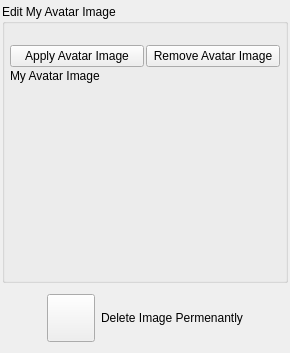
<?xml version="1.0" encoding="UTF-8"?>
<ui version="4.0">
 <class>AppletEditAvatarImageUi</class>
 <widget class="QWidget" name="AppletEditAvatarImageUi">
  <property name="geometry">
   <rect>
    <x>0</x>
    <y>0</y>
    <width>290</width>
    <height>353</height>
   </rect>
  </property>
  <property name="windowTitle">
   <string>Edit My Avatar Imae</string>
  </property>
  <layout class="QVBoxLayout" name="verticalLayout">
   <property name="spacing">
    <number>2</number>
   </property>
   <property name="leftMargin">
    <number>2</number>
   </property>
   <property name="topMargin">
    <number>2</number>
   </property>
   <property name="rightMargin">
    <number>2</number>
   </property>
   <property name="bottomMargin">
    <number>2</number>
   </property>
   <item>
    <widget class="ServiceSettingsWidget" name="m_ServiceSettingsWidget" native="true">
     <property name="sizePolicy">
      <sizepolicy hsizetype="Expanding" vsizetype="Preferred">
       <horstretch>0</horstretch>
       <verstretch>0</verstretch>
      </sizepolicy>
     </property>
    </widget>
   </item>
   <item>
    <widget class="QGroupBox" name="m_AvatarImageGroupBox">
     <property name="sizePolicy">
      <sizepolicy hsizetype="Expanding" vsizetype="Preferred">
       <horstretch>0</horstretch>
       <verstretch>0</verstretch>
      </sizepolicy>
     </property>
     <property name="title">
      <string>Edit My Avatar Image</string>
     </property>
     <layout class="QVBoxLayout" name="verticalLayout_2">
      <property name="spacing">
       <number>2</number>
      </property>
      <property name="leftMargin">
       <number>5</number>
      </property>
      <property name="topMargin">
       <number>5</number>
      </property>
      <property name="rightMargin">
       <number>5</number>
      </property>
      <property name="bottomMargin">
       <number>5</number>
      </property>
      <item>
       <widget class="QLabel" name="m_StatusLabel">
        <property name="enabled">
         <bool>true</bool>
        </property>
        <property name="text">
         <string notr="true"/>
        </property>
       </widget>
      </item>
      <item>
       <layout class="QHBoxLayout" name="horizontalLayout">
        <item>
         <widget class="QPushButton" name="m_ApplyAvatarButton">
          <property name="text">
           <string>Apply Avatar Image</string>
          </property>
         </widget>
        </item>
        <item>
         <widget class="QPushButton" name="m_RemoveAvatarButton">
          <property name="text">
           <string>Remove Avatar Image</string>
          </property>
         </widget>
        </item>
       </layout>
      </item>
      <item>
       <widget class="QLabel" name="m_PictureOfMeLabel">
        <property name="text">
         <string>My Avatar Image</string>
        </property>
       </widget>
      </item>
      <item>
       <widget class="ThumbnailEditWidget" name="m_ThumbnailEditWidget" native="true">
        <property name="sizePolicy">
         <sizepolicy hsizetype="Preferred" vsizetype="Expanding">
          <horstretch>0</horstretch>
          <verstretch>0</verstretch>
         </sizepolicy>
        </property>
       </widget>
      </item>
     </layout>
    </widget>
   </item>
   <item>
    <widget class="QFrame" name="m_DeleteFrame">
     <layout class="QHBoxLayout" name="horizontalLayout_2">
      <item>
       <spacer name="horizontalSpacer">
        <property name="orientation">
         <enum>Qt::Orientation::Horizontal</enum>
        </property>
        <property name="sizeHint" stdset="0">
         <size>
          <width>40</width>
          <height>20</height>
         </size>
        </property>
       </spacer>
      </item>
      <item>
       <widget class="VxPushButton" name="m_ShredButton">
        <property name="sizePolicy">
         <sizepolicy hsizetype="Fixed" vsizetype="Fixed">
          <horstretch>0</horstretch>
          <verstretch>0</verstretch>
         </sizepolicy>
        </property>
        <property name="minimumSize">
         <size>
          <width>48</width>
          <height>48</height>
         </size>
        </property>
        <property name="maximumSize">
         <size>
          <width>48</width>
          <height>48</height>
         </size>
        </property>
        <property name="text">
         <string notr="true"/>
        </property>
       </widget>
      </item>
      <item>
       <widget class="QLabel" name="label">
        <property name="text">
         <string>Delete Image Permenantly</string>
        </property>
       </widget>
      </item>
      <item>
       <spacer name="horizontalSpacer_2">
        <property name="orientation">
         <enum>Qt::Orientation::Horizontal</enum>
        </property>
        <property name="sizeHint" stdset="0">
         <size>
          <width>40</width>
          <height>20</height>
         </size>
        </property>
       </spacer>
      </item>
     </layout>
    </widget>
   </item>
  </layout>
 </widget>
 <customwidgets>
  <customwidget>
   <class>ServiceSettingsWidget</class>
   <extends>QWidget</extends>
   <header>ServiceSettingsWidget.h</header>
   <container>1</container>
  </customwidget>
  <customwidget>
   <class>ThumbnailEditWidget</class>
   <extends>QWidget</extends>
   <header>ThumbnailEditWidget.h</header>
   <container>1</container>
  </customwidget>
  <customwidget>
   <class>VxPushButton</class>
   <extends>QPushButton</extends>
   <header>VxPushButton.h</header>
  </customwidget>
 </customwidgets>
 <resources/>
 <connections/>
</ui>
